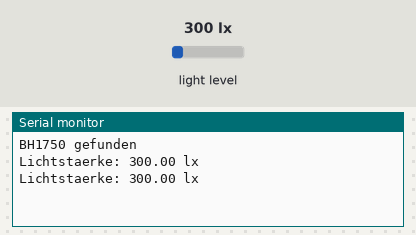
A sketch run on a simulated ESP32. On the bench: the last lines printed to the serial monitor. The inputs (shaded band) are chosen by the test bench; at power-on: light level 300 lx.

Above: at 1.8 s.
1.9 s: light level set to 40 lx
At 2.7 s:
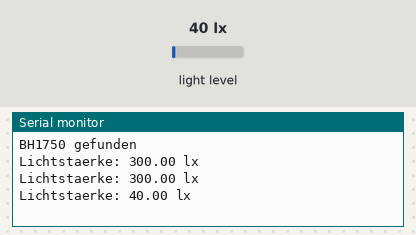
3.4 s: light level set to 500 lx
At 4.8 s:
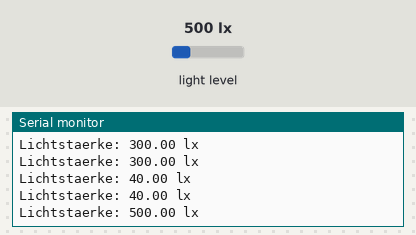
Timing chart, 0 to 6.4 s (numbered marks = the images above; inputs shaded):
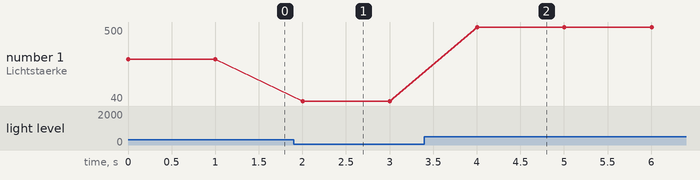

Measured:
- after the input at 1.9 s, the serial monitor: prints a new line after 0.10 s (image 1)
- after the input at 3.4 s, the serial monitor: prints a new line after 0.60 s (image 2)
- plotted number 1: 300 → 40 after the input at 1.9 s, 40 → 500 after the input at 3.4 s

The sketch:

helligkeit.ino
```cpp
/**********************************************************************************************
*  helligkeit.ino  (Test/Demo)
*  BH1750 Lichtsensor — Beleuchtungsstaerke in Lux (lx).
*  Original-Demo BH1750.ino — Referenz fuer mc/helligkeit.h.
*  Library: BH1750 von Christopher Laws.
*  Sensor: VCC<->3.3V  GND<->GND  SDA<->GPIO6  SCL<->GPIO7
***********************************************************************************************/

#include <Wire.h>
#include <BH1750.h>

BH1750 lightMeter;

void setup() {
  Serial.begin(115200);
  Wire.begin(6, 7); // SDA, SCL
  if (lightMeter.begin()) {
    Serial.println("BH1750 gefunden");
  } else {
    Serial.println("BH1750 nicht gefunden");
    while (true);
  }
}

void loop() {
  float lux = lightMeter.readLightLevel();
  Serial.print("Lichtstaerke: ");
  Serial.print(lux);
  Serial.println(" lx");
  delay(1000);
}
```
